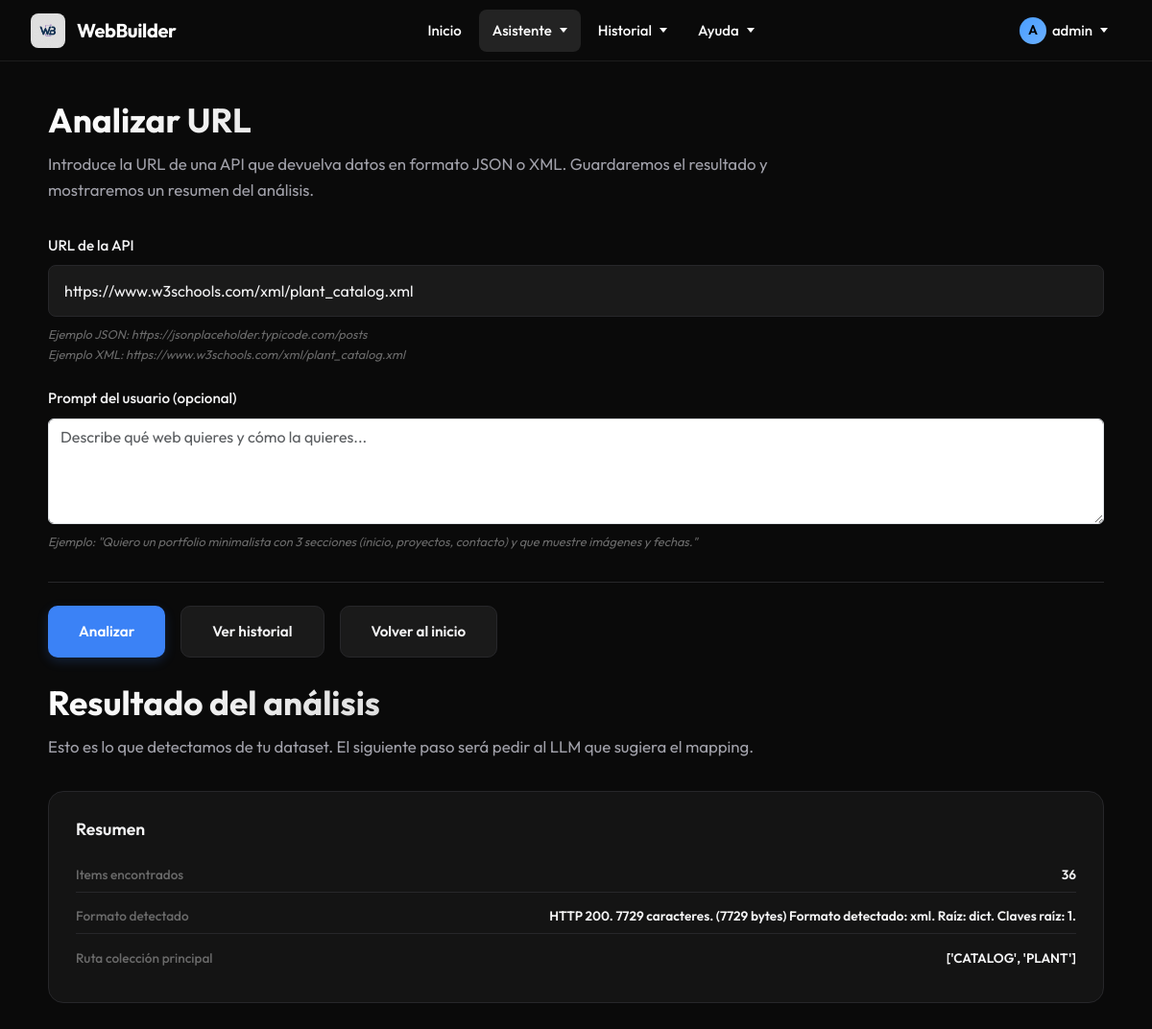
The page /asistente?api_request_id=182 (signed in) on the database its author committed.
### WebBuilder/models.py (models this page shows, shortened)
class APIRequest(models.Model):
    user = models.ForeignKey(User, on_delete=models.CASCADE, related_name='api_requests')   # Usuario dueño
    api_url = models.URLField("URL de la API")                                              # URL introducida
    date = models.DateTimeField(auto_now_add=True)                                          # Fecha del análisis
    raw_data = models.TextField(blank=True, null=True)                                      # Datos en crudo (raw)
    parsed_data = models.JSONField(blank=True, null=True)                                   # Datos parseados
    STATUS_CHOICES = [
        ("pending", "Pendiente"),
        ("processed", "Procesada"),
        ("error", "Error"),
    ]
    status = models.CharField(max_length=20, choices=STATUS_CHOICES, default="pending")     # Estado del analisis
    response_summary = models.TextField(blank=True, null=True)                              # Resumen del analisis
    error_message = models.TextField(blank=True, null=True)                                 # Mensaje tras el analisis
    field_mapping = models.JSONField(blank=True, null=True)                                 # Campos guardados en mapping

### WebBuilder/views/assistant.py (the view)
# urls.py: path("asistente", views.assistant, name="assistant"),
@login_required
def assistant(request):
    if request.method == "GET":
        return get_assistant(request)
    if request.method == "POST":
        return analyze_url(request)
    return HttpResponseNotAllowed(["GET", "POST"])

### WebBuilder/forms.py
class APIRequestForm(forms.ModelForm):
    user_prompt = forms.CharField(
        required=False,
        widget=forms.Textarea(attrs={
            "rows": 4,
            "class": "form-control",  # opcional, para que se vea igual que api_url
            "placeholder": "Describe qué web quieres y cómo la quieres..."
        })
    )
    class Meta:
        model = APIRequest
        fields = ['api_url']
        widgets = {
            'api_url': forms.URLInput(attrs={
                'class': 'form-control',
                'placeholder': 'Introduce la URL de la API',
            })
        }
        labels = {
            'api_url': ''
        }

### WebBuilder/utils/analysis/detection.py (called while the page is built)
def _path_penalty(path: list) -> float:
    idxs = sum(1 for p in path if isinstance(p, int))
    return PATH_INDEX_PENALTY * idxs + PATH_LENGTH_PENALTY * max(0, len(path) - PATH_LENGTH_THRESHOLD)

def _last_key_name(path: list) -> str:
    for p in reversed(path):
        if isinstance(p, str):
            return p.lower()
    return ""

def _walk_collect_best(node: object, path: list, best: dict) -> None:
    if isinstance(node, list):
        s = _score_list(node, path)
        if s > best["score"]:
            best.update(
                {
                    "found": True,
                    "path": path[:],
                    "count": len(node),
                    "items": node,
                    "score": s,
                }
            )
        for i, it in enumerate(node[:MAX_SAMPLE_ITEMS]):
            _walk_collect_best(it, path + [i], best)
    elif isinstance(node, dict):
        for k, v in node.items():
            _walk_collect_best(v, path + [k], best)

### WebBuilder/utils/analysis/helpers.py (called while the page is built)
def get_by_path(parsed_data: object, path: list):
    node = parsed_data
    for step in path:
        if isinstance(step, int):
            if not isinstance(node, list) or step < 0 or step >= len(node):
                return None
            node = node[step]
        elif isinstance(step, str):
            if not isinstance(node, dict) or step not in node:
                return None
            node = node[step]
        else:
            return None
    return node

def _normalize_key(text: str) -> str:
    return text.strip().lower()

def _is_url(value: object) -> bool:
    if not isinstance(value, str):
        return False
    lowered = value.strip().lower()
    return lowered.startswith("http://") or lowered.startswith("https://")

def _is_number(value: object) -> bool:
    return isinstance(value, (int, float)) and not isinstance(value, bool)

### WebBuilder/templates/WebBuilder/assistant.html (shortened to what this page needs)
{% extends 'WebBuilder/base.html' %}
{% load static %}
{% block body_class %}procesos{% endblock %}
{% block content %}
<div class="wb-assistant">
  <main class="wb-main">
    <section class="wb-step" id="step1" data-step="1">
      <div class="wb-step__container">
        <div class="wb-step__header">
          <h1 class="wb-step__title">Analizar URL</h1>
          <p class="wb-step__description">
            Introduce la URL de una API que devuelva datos en formato JSON o XML.
            Guardaremos el resultado y mostraremos un resumen del análisis.
          </p>
        </div>
        <div class="wb-step__content">
          <form method="post" class="wb-form">
            <div class="wb-form-group">
              <label class="wb-label" for="{{ form.api_url.id_for_label }}">
                URL de la API
              </label>
              <div class="wb-input-wrapper">
                {{ form.api_url }}
              </div>
              <p class="wb-hint">
                Ejemplo JSON: https://jsonplaceholder.typicode.com/posts<br>
                Ejemplo XML: https://www.w3schools.com/xml/plant_catalog.xml
              </p>
            </div>
            <div class="wb-form-group">
              <label class="wb-label" for="{{ form.user_prompt.id_for_label }}">
                Prompt del usuario (opcional)
              </label>
              <div class="wb-input-wrapper">
                {{ form.user_prompt }}
              </div>
              <p class="wb-hint">
                Ejemplo: "Quiero un portfolio minimalista con 3 secciones (inicio, proyectos, contacto) y que muestre imágenes y fechas."
              </p>
            </div>
            <div class="wb-actions">
              <button type="submit" class="wb-btn wb-btn--primary">
                Analizar
              </button>
              <a href="{% url 'history' %}" class="wb-btn wb-btn--secondary">
                Ver historial
              </a>
              <a href="{% url 'home' %}" class="wb-btn wb-btn--secondary">
                Volver al inicio
              </a>
            </div>
          </form>
        </div>
      </div>
    </section>
    <br>
    {% if analysis %}
    <section class="wb-step" id="analysisResult">
      <div class="wb-step__container">
        <div class="wb-step__header">
          <h2 class="wb-step__title">Resultado del análisis</h2>
          <p class="wb-step__description">
            Esto es lo que detectamos de tu dataset. El siguiente paso será pedir al LLM que sugiera el mapping.
          </p>
        </div>
        <div class="wb-step__content">
          <div class="wb-analysis-card">
            <h3 class="wb-analysis-card__title">Resumen</h3>
            {% if analysis.main_collection.found %}
              <div class="wb-analysis-info">
                <div class="wb-analysis-row">
                  <span class="wb-analysis-row__label">Items encontrados</span>
                  <span class="wb-analysis-row__value">{{ analysis.main_collection.count }}</span>
                </div>
                <div class="wb-analysis-row">
                  <span class="wb-analysis-row__label">Formato detectado</span>
                  <span class="wb-analysis-row__value">{{ api_request.response_summary|default:"JSON/XML" }}</span>
                </div>
                {% if analysis.main_collection.path %}
                <div class="wb-analysis-row">
                  <span class="wb-analysis-row__label">Ruta colección principal</span>
                  <span class="wb-analysis-row__value">{{ analysis.main_collection.path }}</span>
                </div>
                {% endif %}
              </div>
            {% endif %}
          </div>
        </div>
      </div>
    </section>
    {% endif %}
  </main>
</div>
{% endblock %}

### WebBuilder/templates/WebBuilder/navbar.html (shortened to what this page needs)
{% load static %}
<nav class="wb-navbar">
  <div class="wb-navbar-container">
    <a href="{% url 'home' %}" class="wb-navbar-brand">
      <div class="wb-navbar-logo">
        <img src="{% static 'images/logo.jpg' %}" alt="WB">
      </div>
      <span class="wb-navbar-title">WebBuilder</span>
    </a>
    <div class="wb-nav-menu">
      <a href="{% url 'home' %}"
         class="wb-nav-link {% if request.resolver_match.url_name == 'home' %}wb-nav-link--active{% endif %}">
        Inicio
      </a>
      <div class="wb-nav-item" data-dropdown="asistente">
        <div class="wb-nav-link {% if request.resolver_match.url_name == 'assistant' %}wb-nav-link--active{% endif %}">
          Asistente
          <span class="wb-nav-arrow"></span>
        </div>
      </div>
      <div class="wb-nav-item" data-dropdown="historial">
        <div class="wb-nav-link {% if request.resolver_match.url_name == 'history' %}wb-nav-link--active{% endif %}">
          Historial
          <span class="wb-nav-arrow"></span>
        </div>
      </div>
      <div class="wb-nav-item" data-dropdown="ayuda">
        <div class="wb-nav-link">
          Ayuda
          <span class="wb-nav-arrow"></span>
        </div>
      </div>
    </div>
    <div class="wb-nav-right">
      {% if user.is_authenticated %}
        <div class="wb-nav-item" data-dropdown="user">
          <div class="wb-nav-link">
            <span class="wb-user-icon">{{ user.username|first|upper }}</span>
            {{ user.username }}
            <span class="wb-nav-arrow"></span>
          </div>
        </div>
      {% endif %}
    </div>
  </div>
</nav>

### WebBuilder/static/css/assistant.css (style rules this page uses)
:root { --bg-primary: #0a0a0a; --bg-secondary: #141414; --bg-tertiary: #1a1a1a; --text-primary: #ffffff; --text-secondary: #a0a0a0; --text-muted: #6a6a6a; --accent-blue: #3b82f6; --accent-blue-hover: #60a5fa; --border-subtle: rgba(255, 255, 255, 0.08); --border-medium: rgba(255, 255, 255, 0.12); --navbar-height: 64px; }
* { margin: 0; padding: 0; box-sizing: border-box; }
body { font-family: 'Outfit', -apple-system, BlinkMacSystemFont, sans-serif; line-height: 1.6; }
.wb-assistant { min-height: calc(100vh - var(--navbar-height)); background: var(--bg-primary); color: var(--text-primary); overflow-x: hidden; }
.wb-main { padding: 3rem; min-height: calc(100vh - var(--navbar-height)); width: 100%; }
.wb-step { animation: fadeIn 0.4s ease; }
.wb-step__container { max-width: 1100px; margin: 0 auto; }
.wb-step__header { margin-bottom: 2rem; }
.wb-step__title { font-size: 2.2rem; font-weight: 700; margin-bottom: 0.75rem; background: linear-gradient(135deg, #ffffff 0%, #a0a0a0 100%); -webkit-background-clip: text; -webkit-text-fill-color: transparent; background-clip: text; }
.wb-step__description { font-size: 1.05rem; color: var(--text-secondary); max-width: 800px; }
.wb-form-group { margin-bottom: 1.5rem; }
.wb-label { display: flex; align-items: center; gap: 0.5rem; margin-bottom: 0.5rem; font-weight: 500; font-size: 0.95rem; color: var(--text-primary); }
.wb-input-wrapper input[type="url"], .wb-input-wrapper input[type="text"] { width: 100%; padding: 0.875rem 1rem; background: var(--bg-tertiary); border: 1px solid var(--border-subtle); border-radius: 8px; color: var(--text-primary); font-size: 1rem; transition: all 0.2s ease; font-family: inherit; }
.wb-hint { margin-top: 0.5rem; font-size: 0.8rem; color: var(--text-muted); font-style: italic; }
.wb-actions { display: flex; gap: 1rem; margin-top: 2rem; padding-top: 1.5rem; border-top: 1px solid var(--border-subtle); flex-wrap: wrap; }
.wb-btn { padding: 0.875rem 2rem; border-radius: 10px; font-size: 0.95rem; font-weight: 600; cursor: pointer; border: none; transition: all 0.2s ease; text-decoration: none; display: inline-flex; align-items: center; justify-content: center; font-family: inherit; }
.wb-btn--primary { background: var(--accent-blue); color: white; box-shadow: 0 4px 12px rgba(59, 130, 246, 0.2); }
.wb-btn--secondary { background: var(--bg-tertiary); color: var(--text-primary); border: 1px solid var(--border-subtle); }
.wb-analysis-card { background: var(--bg-secondary); border: 1px solid var(--border-subtle); border-radius: 16px; padding: 1.75rem; margin-top: 1rem; }
.wb-analysis-card__title { font-size: 1.1rem; font-weight: 600; margin-bottom: 1.25rem; color: var(--text-primary); }
.wb-analysis-info { display: flex; flex-direction: column; gap: 0.5rem; }
.wb-analysis-row { display: flex; justify-content: space-between; align-items: center; font-size: 0.85rem; padding: 0.4rem 0; border-bottom: 1px solid var(--border-subtle); gap: 1rem; }
.wb-analysis-row:last-child { border-bottom: none; }
.wb-analysis-row__label { color: var(--text-muted); font-weight: 500; }
.wb-analysis-row__value { color: var(--text-primary); font-weight: 600; text-align: right; word-break: break-word; }

### WebBuilder/static/css/home_plata.css (style rules this page uses)
:root { --bg-dark: #0A0A0A; --bg-darker: #050505; --text-primary: #F4F4F5; --text-secondary: #A1A1AA; --accent-silver: #9CA3AF; --accent-silver-light: #D1D5DB; --accent-silver-dark: #6B7280; --border-subtle: #27272A; }

### rows shown on the page
APIRequest: api_url "https://www.w3schools.com/xml/plant_catalog.xml", response_summary "HTTP 200. 7729 caracteres. (7729 bytes) Formato detectado: xml. Raíz: dict. Claves raíz: 1."

### other values the page prints
{{ user.username|first|upper }} "A"
{{ user.username }} "admin"
{{ analysis.main_collection.count }} "36"
{{ analysis.main_collection.path }} "['CATALOG', 'PLANT']"
